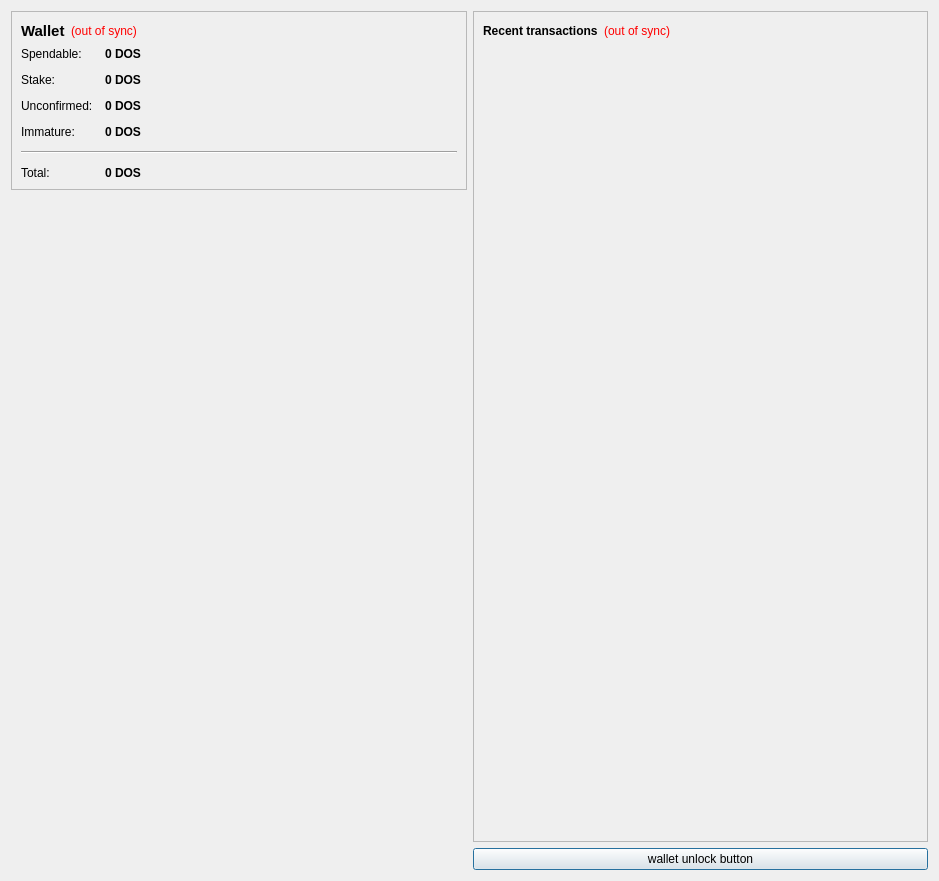
<?xml version="1.0" encoding="UTF-8"?>
<ui version="4.0">
 <class>OverviewPage</class>
 <widget class="QWidget" name="OverviewPage">
  <property name="geometry">
   <rect>
    <x>0</x>
    <y>0</y>
    <width>939</width>
    <height>881</height>
   </rect>
  </property>
  <property name="windowTitle">
   <string>Form</string>
  </property>
  <layout class="QHBoxLayout" name="horizontalLayout" stretch="0,0">
   <item>
    <layout class="QVBoxLayout" name="verticalLayout_2">
     <item>
      <widget class="QFrame" name="frame">
       <property name="frameShape">
        <enum>QFrame::StyledPanel</enum>
       </property>
       <property name="frameShadow">
        <enum>QFrame::Raised</enum>
       </property>
       <layout class="QVBoxLayout" name="verticalLayout_4">
        <item>
         <layout class="QHBoxLayout" name="horizontalLayout_4">
          <item>
           <widget class="QLabel" name="label_5">
            <property name="font">
             <font>
              <pointsize>11</pointsize>
              <weight>75</weight>
              <bold>true</bold>
             </font>
            </property>
            <property name="text">
             <string>Wallet</string>
            </property>
           </widget>
          </item>
          <item>
           <widget class="QLabel" name="labelWalletStatus">
            <property name="toolTip">
             <string>The displayed information may be out of date. Your wallet automatically synchronizes with the doscoin network after a connection is established, but this process has not completed yet.</string>
            </property>
            <property name="styleSheet">
             <string notr="true">QLabel { color: red; }</string>
            </property>
            <property name="text">
             <string notr="true">(out of sync)</string>
            </property>
            <property name="alignment">
             <set>Qt::AlignLeading|Qt::AlignLeft|Qt::AlignVCenter</set>
            </property>
           </widget>
          </item>
          <item>
           <spacer name="horizontalSpacer_2">
            <property name="orientation">
             <enum>Qt::Horizontal</enum>
            </property>
            <property name="sizeHint" stdset="0">
             <size>
              <width>40</width>
              <height>20</height>
             </size>
            </property>
           </spacer>
          </item>
         </layout>
        </item>
        <item>
         <layout class="QFormLayout" name="formLayout_2">
          <property name="fieldGrowthPolicy">
           <enum>QFormLayout::AllNonFixedFieldsGrow</enum>
          </property>
          <property name="horizontalSpacing">
           <number>12</number>
          </property>
          <property name="verticalSpacing">
           <number>12</number>
          </property>
          <item row="0" column="0">
           <widget class="QLabel" name="label">
            <property name="text">
             <string>Spendable:</string>
            </property>
           </widget>
          </item>
          <item row="0" column="1">
           <widget class="QLabel" name="labelBalance">
            <property name="font">
             <font>
              <weight>75</weight>
              <bold>true</bold>
             </font>
            </property>
            <property name="cursor">
             <cursorShape>IBeamCursor</cursorShape>
            </property>
            <property name="toolTip">
             <string>Your current spendable balance</string>
            </property>
            <property name="text">
             <string notr="true">0 DOS</string>
            </property>
            <property name="textInteractionFlags">
             <set>Qt::LinksAccessibleByMouse|Qt::TextSelectableByKeyboard|Qt::TextSelectableByMouse</set>
            </property>
           </widget>
          </item>
          <item row="1" column="0">
           <widget class="QLabel" name="label_6">
            <property name="text">
             <string>Stake:</string>
            </property>
           </widget>
          </item>
          <item row="1" column="1">
           <widget class="QLabel" name="labelStake">
            <property name="font">
             <font>
              <weight>75</weight>
              <bold>true</bold>
             </font>
            </property>
            <property name="cursor">
             <cursorShape>IBeamCursor</cursorShape>
            </property>
            <property name="toolTip">
             <string>Total of coins that was staked, and do not yet count toward the current balance</string>
            </property>
            <property name="text">
             <string notr="true">0 DOS</string>
            </property>
            <property name="textInteractionFlags">
             <set>Qt::LinksAccessibleByMouse|Qt::TextSelectableByKeyboard|Qt::TextSelectableByMouse</set>
            </property>
           </widget>
          </item>
          <item row="2" column="0">
           <widget class="QLabel" name="label_3">
            <property name="text">
             <string>Unconfirmed:</string>
            </property>
           </widget>
          </item>
          <item row="2" column="1">
           <widget class="QLabel" name="labelUnconfirmed">
            <property name="font">
             <font>
              <weight>75</weight>
              <bold>true</bold>
             </font>
            </property>
            <property name="cursor">
             <cursorShape>IBeamCursor</cursorShape>
            </property>
            <property name="toolTip">
             <string>Total of transactions that have yet to be confirmed, and do not yet count toward the current balance</string>
            </property>
            <property name="text">
             <string notr="true">0 DOS</string>
            </property>
            <property name="textInteractionFlags">
             <set>Qt::LinksAccessibleByMouse|Qt::TextSelectableByKeyboard|Qt::TextSelectableByMouse</set>
            </property>
           </widget>
          </item>
          <item row="3" column="0">
           <widget class="QLabel" name="labelImmatureText">
            <property name="text">
             <string>Immature:</string>
            </property>
           </widget>
          </item>
          <item row="3" column="1">
           <widget class="QLabel" name="labelImmature">
            <property name="font">
             <font>
              <weight>75</weight>
              <bold>true</bold>
             </font>
            </property>
            <property name="toolTip">
             <string>Mined balance that has not yet matured</string>
            </property>
            <property name="text">
             <string notr="true">0 DOS</string>
            </property>
            <property name="textInteractionFlags">
             <set>Qt::LinksAccessibleByMouse|Qt::TextSelectableByKeyboard|Qt::TextSelectableByMouse</set>
            </property>
           </widget>
          </item>
          <item row="4" column="0" colspan="2">
           <widget class="Line" name="line">
            <property name="orientation">
             <enum>Qt::Horizontal</enum>
            </property>
           </widget>
          </item>
          <item row="5" column="0">
           <widget class="QLabel" name="labelTotalText">
            <property name="text">
             <string>Total:</string>
            </property>
           </widget>
          </item>
          <item row="5" column="1">
           <widget class="QLabel" name="labelTotal">
            <property name="font">
             <font>
              <weight>75</weight>
              <bold>true</bold>
             </font>
            </property>
            <property name="cursor">
             <cursorShape>IBeamCursor</cursorShape>
            </property>
            <property name="toolTip">
             <string>Your current total balance</string>
            </property>
            <property name="text">
             <string notr="true">0 DOS</string>
            </property>
            <property name="textInteractionFlags">
             <set>Qt::LinksAccessibleByMouse|Qt::TextSelectableByKeyboard|Qt::TextSelectableByMouse</set>
            </property>
           </widget>
          </item>
         </layout>
        </item>
       </layout>
      </widget>
     </item>
     <item>
      <spacer name="verticalSpacer_4">
       <property name="orientation">
        <enum>Qt::Vertical</enum>
       </property>
       <property name="sizeHint" stdset="0">
        <size>
         <width>20</width>
         <height>40</height>
        </size>
       </property>
      </spacer>
     </item>
     <item>
      <widget class="QLabel" name="label_2">
       <property name="text">
        <string/>
       </property>
       <property name="pixmap">
        <pixmap resource="../bitcoin.qrc">:/images/Wallet_Logo</pixmap>
       </property>
       <property name="alignment">
        <set>Qt::AlignCenter</set>
       </property>
      </widget>
     </item>
     <item>
      <spacer name="verticalSpacer">
       <property name="orientation">
        <enum>Qt::Vertical</enum>
       </property>
       <property name="sizeHint" stdset="0">
        <size>
         <width>20</width>
         <height>40</height>
        </size>
       </property>
      </spacer>
     </item>
    </layout>
   </item>
   <item>
    <layout class="QVBoxLayout" name="verticalLayout_3">
     <item>
      <widget class="QFrame" name="frame_2">
       <property name="frameShape">
        <enum>QFrame::StyledPanel</enum>
       </property>
       <property name="frameShadow">
        <enum>QFrame::Raised</enum>
       </property>
       <layout class="QVBoxLayout" name="verticalLayout">
        <item>
         <layout class="QHBoxLayout" name="horizontalLayout_2">
          <item>
           <widget class="QLabel" name="label_4">
            <property name="text">
             <string>&lt;b&gt;Recent transactions&lt;/b&gt;</string>
            </property>
           </widget>
          </item>
          <item>
           <widget class="QLabel" name="labelTransactionsStatus">
            <property name="toolTip">
             <string>The displayed information may be out of date. Your wallet automatically synchronizes with the doscoin network after a connection is established, but this process has not completed yet.</string>
            </property>
            <property name="styleSheet">
             <string notr="true">QLabel { color: red; }</string>
            </property>
            <property name="text">
             <string notr="true">(out of sync)</string>
            </property>
            <property name="alignment">
             <set>Qt::AlignRight|Qt::AlignTrailing|Qt::AlignVCenter</set>
            </property>
           </widget>
          </item>
          <item>
           <spacer name="horizontalSpacer">
            <property name="orientation">
             <enum>Qt::Horizontal</enum>
            </property>
            <property name="sizeHint" stdset="0">
             <size>
              <width>40</width>
              <height>20</height>
             </size>
            </property>
           </spacer>
          </item>
         </layout>
        </item>
        <item>
         <widget class="QListView" name="listTransactions">
          <property name="styleSheet">
           <string notr="true">QListView { background: transparent; }</string>
          </property>
          <property name="frameShape">
           <enum>QFrame::NoFrame</enum>
          </property>
          <property name="verticalScrollBarPolicy">
           <enum>Qt::ScrollBarAlwaysOff</enum>
          </property>
          <property name="horizontalScrollBarPolicy">
           <enum>Qt::ScrollBarAlwaysOff</enum>
          </property>
          <property name="selectionMode">
           <enum>QAbstractItemView::NoSelection</enum>
          </property>
         </widget>
        </item>
       </layout>
      </widget>
     </item>
     <item>
      <widget class="QPushButton" name="unlockWalletButton">
       <property name="sizePolicy">
        <sizepolicy hsizetype="Minimum" vsizetype="Fixed">
         <horstretch>0</horstretch>
         <verstretch>0</verstretch>
        </sizepolicy>
       </property>
       <property name="maximumSize">
        <size>
         <width>16777214</width>
         <height>16777214</height>
        </size>
       </property>
       <property name="toolTip">
        <string/>
       </property>
       <property name="text">
        <string>wallet unlock button</string>
       </property>
       <property name="checkable">
        <bool>false</bool>
       </property>
       <property name="autoDefault">
        <bool>false</bool>
       </property>
       <property name="default">
        <bool>true</bool>
       </property>
       <property name="flat">
        <bool>false</bool>
       </property>
      </widget>
     </item>
    </layout>
   </item>
  </layout>
 </widget>
 <resources>
  <include location="../bitcoin.qrc"/>
 </resources>
 <connections/>
</ui>
